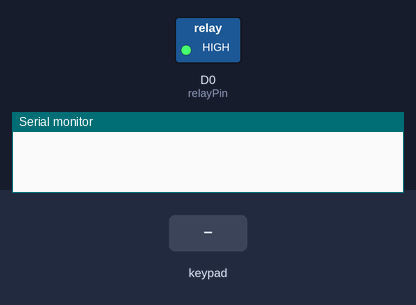
This sketch was run on a simulated ESP8266 (NodeMCU). Parts: switched loads named in the sketch (green lamp = pin HIGH), the last lines printed to the serial monitor. The test bench sets the inputs (shaded band).

Above: at 1.2 s.
1.3 s: key '#' pressed
At 2.0 s:
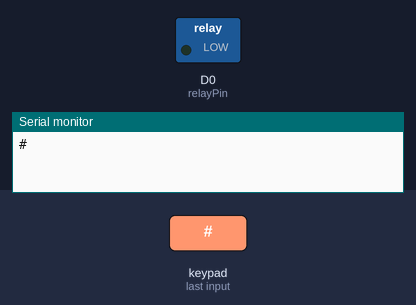
6.6 s: keypad keys 1 2 * pressed 0.4 s apart
At 8.1 s:
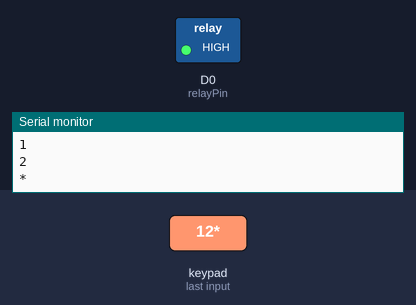
Timing chart, 0 to 9.6 s (numbered marks = the images above; inputs shaded):
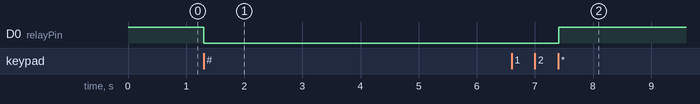

The sketch:

sketch_apr25a.ino
```cpp
#include <Keypad.h>

// Define the pins for the keypad rows and columns
const byte ROWS = 4;
const byte COLS = 4;
char keys[ROWS][COLS] = {
  {'1','2','3','A'},
  {'4','5','6','B'},
  {'7','8','9','C'},
  {'*','0','#','D'}
};
byte rowPins[COLS] = {D1, D2, D3, D4}; // Connect to the row pinouts of the keypad
byte colPins[ROWS] = {D5, D6, D7, D8}; // Connect to the column pinouts of the keypad

// Define the pin for the relay
const int relayPin = D0;

Keypad keypad = Keypad(makeKeymap(keys), rowPins, colPins, ROWS, COLS);

void setup() {
  Serial.begin(9600);
  pinMode(relayPin, OUTPUT);
  digitalWrite(relayPin, HIGH); // Initialize relay to be off
}

void loop() {
  char key = keypad.getKey();

  if (key) {
    Serial.println(key);
    if (key == '#') {
      // Turn off the relay
      digitalWrite(relayPin, LOW);
    } else if (key == '*') {
      // Turn on the relay
      digitalWrite(relayPin, HIGH);
    }
  }
}
```

Measured:
- after the input at 1.3 s, D0 (relayPin): HIGH → LOW at once
- after the input at 6.6 s, D0 (relayPin): LOW → HIGH after 0.81 s
